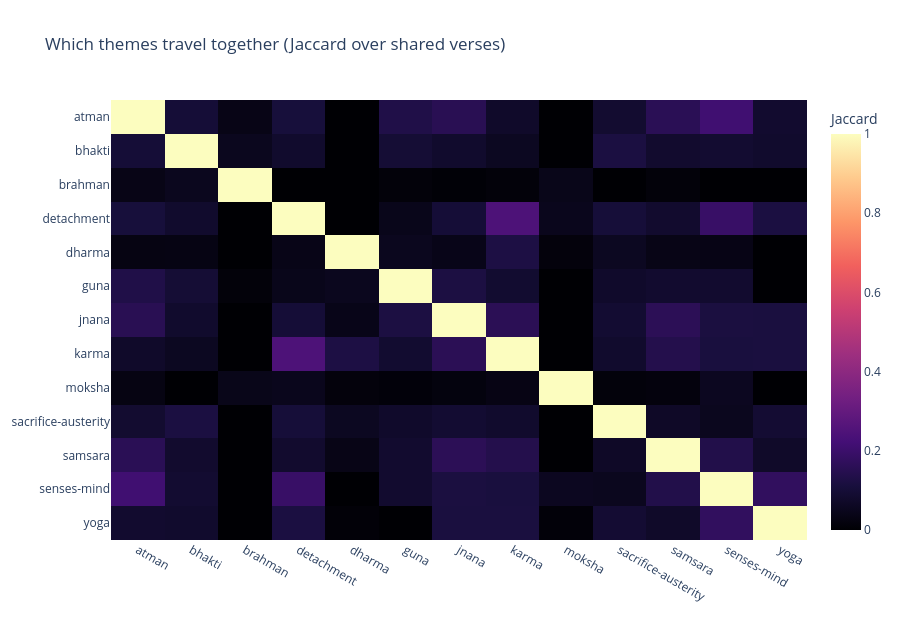

The cell this chart's notebook holds for it:
### Code cell
# Figure 3a: theme correlation heatmap.
theme_order = sorted(theme_names.unique())
mat = pd.DataFrame(0.0, index=theme_order, columns=theme_order)
for _, r in theme_sim.iterrows():
    mat.loc[r["a"], r["b"]] = r["similarity"]
np.fill_diagonal(mat.values, 1.0)
fig3a = px.imshow(
    mat, color_continuous_scale="Magma", aspect="auto",
    title="Which themes travel together (Jaccard over shared verses)",
    labels=dict(color="Jaccard"),
)
fig3a.update_layout(height=620)
export(fig3a, "analysis_theme_correlation.html")
fig3a

### Figure 1 — Plotly figure (JSON) as saved in the notebook; plotly's stock layout.template omitted (floating-point values rounded to 4 significant figures; data arrays with more than 128 entries replaced by an {"elided": "..."} marker saying what was removed)
{"data": [{"coloraxis": "coloraxis", "hovertemplate": "x: %{x}<br>y: %{y}<br>Jaccard: %{z}<extra></extra>", "name": "0", "type": "heatmap", "x": ["atman", "bhakti", "brahman", "detachment", "dharma", "guna", "jnana", "karma", "moksha", "sacrifice-austerity", "samsara", "senses-mind", "yoga"], "xaxis": "x", "y": ["atman", "bhakti", "brahman", "detachment", "dharma", "guna", "jnana", "karma", "moksha", "sacrifice-austerity", "samsara", "senses-mind", "yoga"], "yaxis": "y", "z": {"elided": "13x13 float values"}}], "layout": {"coloraxis": {"autocolorscale": false, "colorbar": {"title": {"text": "Jaccard"}}, "colorscale": [[0.0, "#000004"], [0.1111, "#180f3d"], [0.2222, "#440f76"], [0.3333, "#721f81"], [0.4444, "#9e2f7f"], [0.5556, "#cd4071"], [0.6667, "#f1605d"], [0.7778, "#fd9668"], [0.8889, "#feca8d"], [1.0, "#fcfdbf"]]}, "height": 620, "title": {"text": "Which themes travel together (Jaccard over shared verses)"}, "xaxis": {"anchor": "y", "domain": [0.0, 1.0]}, "yaxis": {"anchor": "x", "autorange": "reversed", "domain": [0.0, 1.0]}}}
